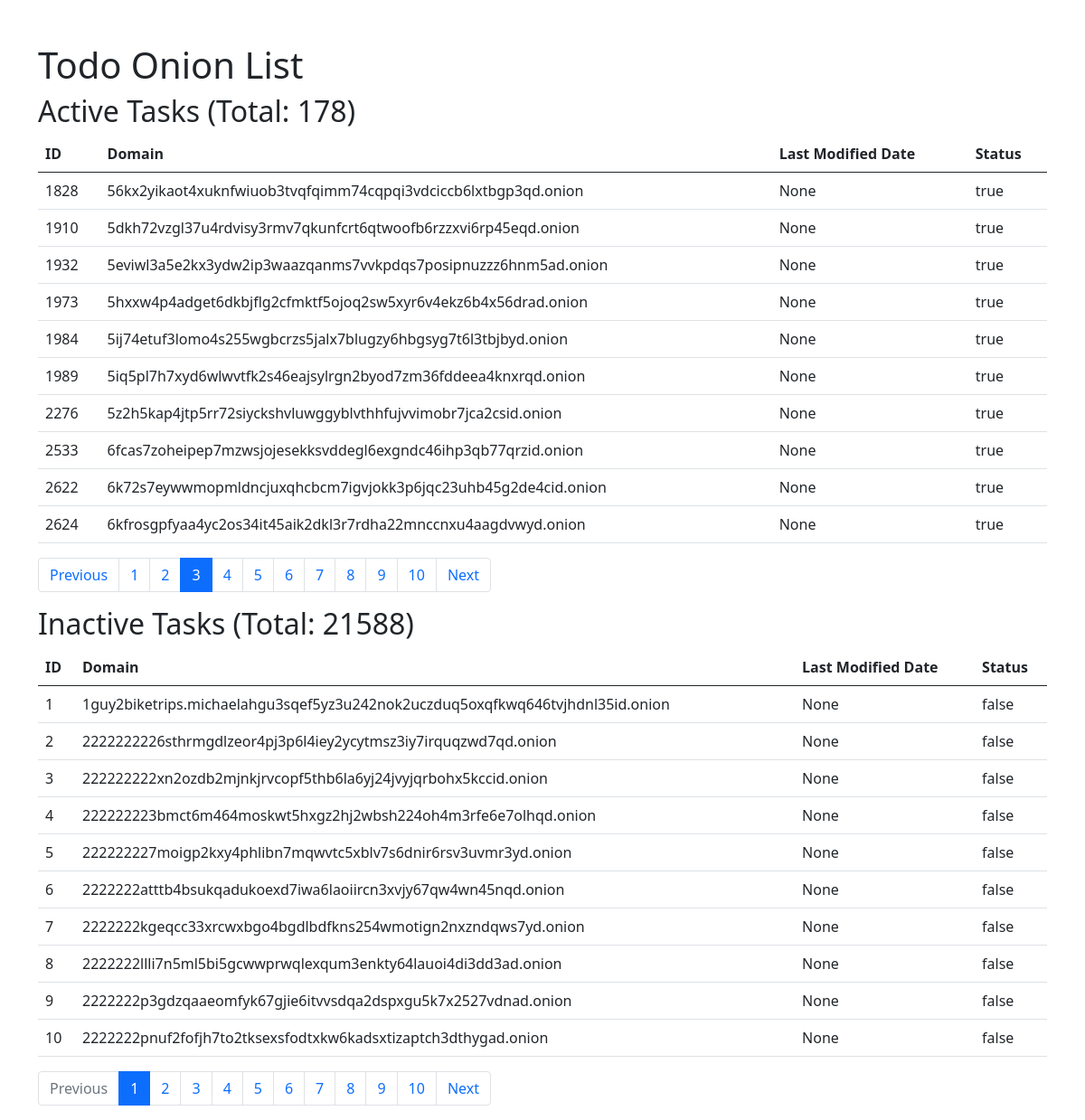
The app's page /todo?page_active=3&page_inactive=1 with its own data.
### app/models.py (models this page shows)
class UrlWeb(db.Model):
    __tablename__ = 'url_web'
    id = db.Column(db.Integer,primary_key=True)
    domain = db.Column(db.String(100),nullable=False)
    last_mdate = db.Column(db.String(10),nullable=True)
    status = db.Column(db.String(8),nullable=False)

### app/views.py (the view)
@main.route('/todo')
def todo_onion():
    page_active = int(request.args.get('page_active', 1))
    page_inactive = int(request.args.get('page_inactive', 1))
    items_per_page = 10
    active_list = get_active_tasks(page_active, items_per_page)
    inactive_list = get_inactive_tasks(page_inactive, items_per_page)
    return render_template('TodoOnion.html',
                           activeList=active_list.items,
                           numPagesActive=active_list.pages,
                           pageActive=page_active,
                           inactiveList=inactive_list.items,
                           numPagesInactive=inactive_list.pages,
                           pageInactive=page_inactive,
                           totalActive=active_list.total,
                           totalInactive=inactive_list.total)

### app/services.py (called while the page is built)
def get_active_tasks(page, items_per_page):
    return models.UrlWeb.query.filter_by(status='true').paginate(page=page, per_page=items_per_page, error_out=False)

def get_inactive_tasks(page, items_per_page):
    return models.UrlWeb.query.filter_by(status='false').paginate(page=page, per_page=items_per_page, error_out=False)

### app/templates/TodoOnion.html (shortened to what this page needs)
<!DOCTYPE html>
<html lang="en">
<head>
    <link rel="stylesheet" href="https://cdn.jsdelivr.net/npm/bootstrap@5.1.0/dist/css/bootstrap.min.css">
</head>
<body>
    <div class="container mt-5">
        <h1>Todo Onion List</h1>
        <h2>Active Tasks (Total: {{ totalActive }})</h2>
        <table class="table">
            <thead>
                <tr>
                    <th>ID</th>
                    <th>Domain</th>
                    <th>Last Modified Date</th>
                    <th>Status</th>
                </tr>
            </thead>
            <tbody>
                {% for item in activeList %}
                <tr>
                    <td>{{ item.id }}</td>
                    <td>{{ item.domain }}</td>
                    <td>{{ item.last_mdate }}</td>
                    <td>{{ item.status }}</td>
                </tr>
                {% endfor %}
            </tbody>
        </table>
        <nav aria-label="Page navigation">
            <ul class="pagination">
                <li class="page-item {% if pageActive <= 1 %}disabled{% endif %}">
                    <a class="page-link" href="{{ url_for('main.todo_onion', page_active=pageActive-1, page_inactive=pageInactive) }}">Previous</a>
                </li>
                {% set max_links = 10 %}
                {% set start_page = [pageActive - max_links//2, 1] | max %}
                {% set end_page = [start_page + max_links - 1, numPagesActive] | min %}
                {% for i in range(start_page, end_page + 1) %}
                <li class="page-item {% if i == pageActive %}active{% endif %}">
                    <a class="page-link" href="{{ url_for('main.todo_onion', page_active=i, page_inactive=pageInactive) }}">{{ i }}</a>
                </li>
                {% endfor %}
                <li class="page-item {% if pageActive >= numPagesActive %}disabled{% endif %}">
                    <a class="page-link" href="{{ url_for('main.todo_onion', page_active=pageActive+1, page_inactive=pageInactive) }}">Next</a>
                </li>
            </ul>
        </nav>
        <h2>Inactive Tasks (Total: {{ totalInactive }})</h2>
        <table class="table">
            <thead>
                <tr>
                    <th>ID</th>
                    <th>Domain</th>
                    <th>Last Modified Date</th>
                    <th>Status</th>
                </tr>
            </thead>
            <tbody>
                {% for item in inactiveList %}
                <tr>
                    <td>{{ item.id }}</td>
                    <td>{{ item.domain }}</td>
                    <td>{{ item.last_mdate }}</td>
                    <td>{{ item.status }}</td>
                </tr>
                {% endfor %}
            </tbody>
        </table>
        <nav aria-label="Page navigation">
            <ul class="pagination">
                <li class="page-item {% if pageInactive <= 1 %}disabled{% endif %}">
                    <a class="page-link" href="{{ url_for('main.todo_onion', page_inactive=pageInactive-1, page_active=pageActive) }}">Previous</a>
                </li>
                {% set start_page = [pageInactive - max_links//2, 1] | max %}
                {% set end_page = [start_page + max_links - 1, numPagesInactive] | min %}
                {% for i in range(start_page, end_page + 1) %}
                <li class="page-item {% if i == pageInactive %}active{% endif %}">
                    <a class="page-link" href="{{ url_for('main.todo_onion', page_inactive=i, page_active=pageActive) }}">{{ i }}</a>
                </li>
                {% endfor %}
                <li class="page-item {% if pageInactive >= numPagesInactive %}disabled{% endif %}">
                    <a class="page-link" href="{{ url_for('main.todo_onion', page_inactive=pageInactive+1, page_active=pageActive) }}">Next</a>
                </li>
            </ul>
        </nav>
    </div>
</body>
</html>

### records on screen
UrlWeb: id "1828", domain "56kx2yikaot4xuknfwiuob3tvqfqimm74cqpqi3vdciccb6lxtbgp3qd.onion", last_mdate "None", status "true"
UrlWeb: id "1910", domain "5dkh72vzgl37u4rdvisy3rmv7qkunfcrt6qtwoofb6rzzxvi6rp45eqd.onion", last_mdate "None", status "true"
UrlWeb: id "1932", domain "5eviwl3a5e2kx3ydw2ip3waazqanms7vvkpdqs7posipnuzzz6hnm5ad.onion", last_mdate "None", status "true"
UrlWeb: id "1973", domain "5hxxw4p4adget6dkbjflg2cfmktf5ojoq2sw5xyr6v4ekz6b4x56drad.onion", last_mdate "None", status "true"
UrlWeb: id "1984", domain "5ij74etuf3lomo4s255wgbcrzs5jalx7blugzy6hbgsyg7t6l3tbjbyd.onion", last_mdate "None", status "true"
UrlWeb: id "1989", domain "5iq5pl7h7xyd6wlwvtfk2s46eajsylrgn2byod7zm36fddeea4knxrqd.onion", last_mdate "None", status "true"
UrlWeb: id "2276", domain "5z2h5kap4jtp5rr72siyckshvluwggyblvthhfujvvimobr7jca2csid.onion", last_mdate "None", status "true"
UrlWeb: id "2533", domain "6fcas7zoheipep7mzwsjojesekksvddegl6exgndc46ihp3qb77qrzid.onion", last_mdate "None", status "true"
UrlWeb: id "2622", domain "6k72s7eywwmopmldncjuxqhcbcm7igvjokk3p6jqc23uhb45g2de4cid.onion", last_mdate "None", status "true"
UrlWeb: id "2624", domain "6kfrosgpfyaa4yc2os34it45aik2dkl3r7rdha22mnccnxu4aagdvwyd.onion", last_mdate "None", status "true"
UrlWeb: id "1", domain "1guy2biketrips.michaelahgu3sqef5yz3u242nok2uczduq5oxqfkwq646tvjhdnl35id.onion", last_mdate "None", status "false"
UrlWeb: id "2", domain "2222222226sthrmgdlzeor4pj3p6l4iey2ycytmsz3iy7irquqzwd7qd.onion", last_mdate "None", status "false"
UrlWeb: id "3", domain "222222222xn2ozdb2mjnkjrvcopf5thb6la6yj24jvyjqrbohx5kccid.onion", last_mdate "None", status "false"
UrlWeb: id "4", domain "222222223bmct6m464moskwt5hxgz2hj2wbsh224oh4m3rfe6e7olhqd.onion", last_mdate "None", status "false"
UrlWeb: id "5", domain "222222227moigp2kxy4phlibn7mqwvtc5xblv7s6dnir6rsv3uvmr3yd.onion", last_mdate "None", status "false"
UrlWeb: id "6", domain "2222222atttb4bsukqadukoexd7iwa6laoiircn3xvjy67qw4wn45nqd.onion", last_mdate "None", status "false"
UrlWeb: id "7", domain "2222222kgeqcc33xrcwxbgo4bgdlbdfkns254wmotign2nxzndqws7yd.onion", last_mdate "None", status "false"
UrlWeb: id "8", domain "2222222llli7n5ml5bi5gcwwprwqlexqum3enkty64lauoi4di3dd3ad.onion", last_mdate "None", status "false"
UrlWeb: id "9", domain "2222222p3gdzqaaeomfyk67gjie6itvvsdqa2dspxgu5k7x2527vdnad.onion", last_mdate "None", status "false"
UrlWeb: id "10", domain "2222222pnuf2fofjh7to2tksexsfodtxkw6kadsxtizaptch3dthygad.onion", last_mdate "None", status "false"

### other values on screen
{{ totalActive }} "178"
{{ i }} "1" "2" "3" "4" "5" "6" "7" "8" "9" "10"
{{ totalInactive }} "21588"
